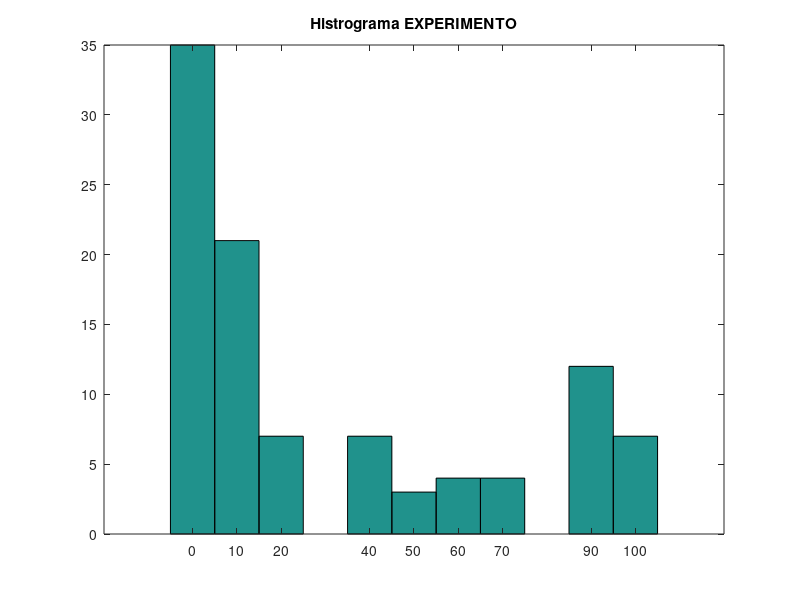
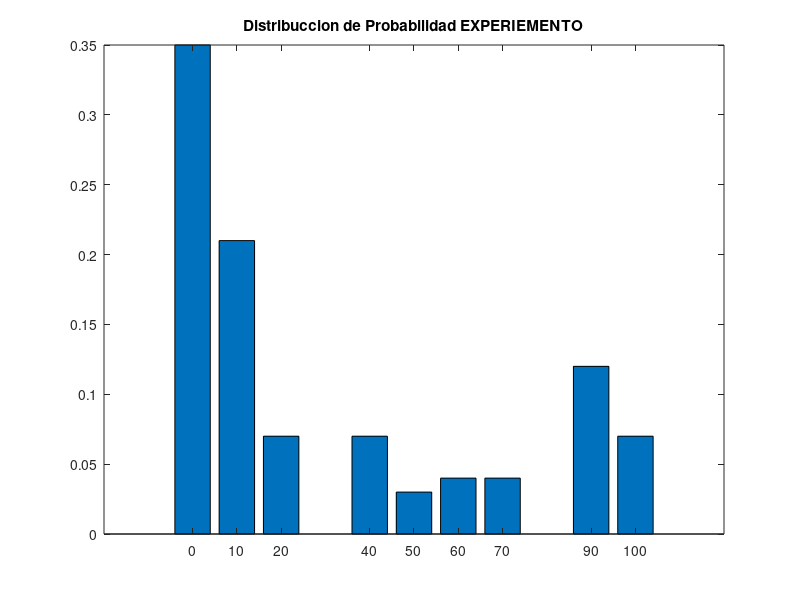
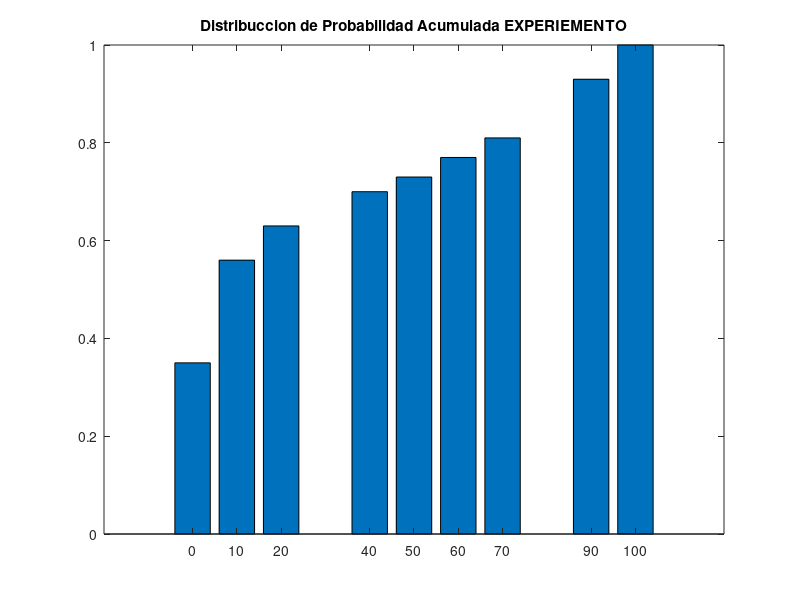
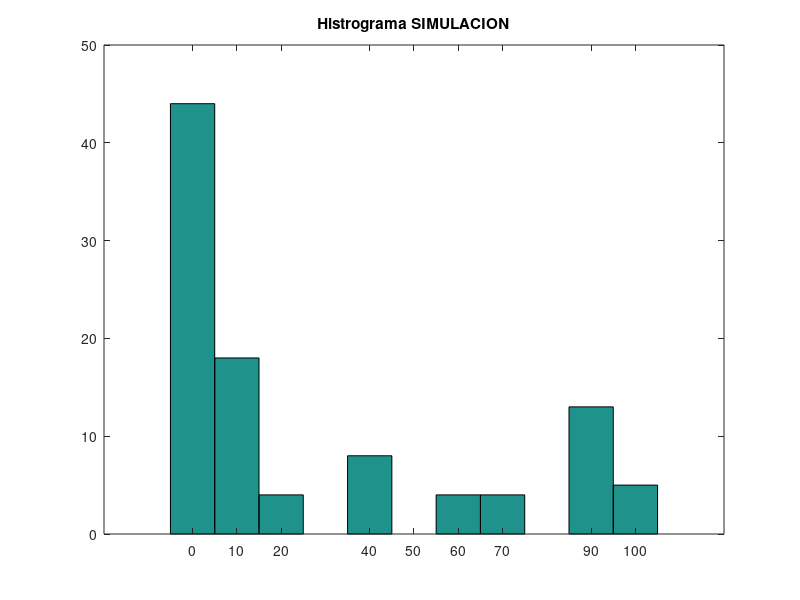

The MATLAB source for these figures, in order:
%Limpieza Inicial de Workspace y la command Windows
clear
clc

%Datos Obtenidos experimentalmente en el juego de azar
Datos=[zeros(1,35),10*ones(1,21),20*ones(1,7),40*ones(1,7),50*ones(1,3),60*ones(1,4),70*ones(1,4),90*ones(1,12),100*ones(1,7)]
NumeroLanzamientos=100
%%GRAFICAS EXPERIMENTO

%histograma experimento
figure(1)
hist(Datos,[0,10,20,40,50,60,70,90,100])
title('Histrograma EXPERIMENTO')

%distribuccion de probabilidad experimento
[D1 ValVariableAle]=hist(Datos,[0,10,20,40,50,60,70,90,100])
probabilidad=D1/NumeroLanzamientos
figure(2)
bar(ValVariableAle,probabilidad)
title('Distribuccion de Probabilidad EXPERIEMENTO')

%distribuccion de probabilidad acumulada experimento
PAcumuladaSimulacion=cumsum(probabilidad)
figure(3)
bar(ValVariableAle,PAcumuladaSimulacion)
title('Distribuccion de Probabilidad Acumulada EXPERIEMENTO')



%%Simulacion
Nlanzamientos=100;
for i=1:Nlanzamientos
    Aletorio=rand()
    if Aletorio<PAcumuladaSimulacion(1) VectorLanzamientos(i)=0
    elseif Aletorio<PAcumuladaSimulacion(2) VectorLanzamientos(i)=10
    elseif Aletorio<PAcumuladaSimulacion(3) VectorLanzamientos(i)=20
    elseif Aletorio<PAcumuladaSimulacion(4) VectorLanzamientos(i)=40
    elseif Aletorio<PAcumuladaSimulacion(5) VectorLanzamientos(i)=50
    elseif Aletorio<PAcumuladaSimulacion(6) VectorLanzamientos(i)=60
    elseif Aletorio<PAcumuladaSimulacion(7) VectorLanzamientos(i)=70
    elseif Aletorio<PAcumuladaSimulacion(8) VectorLanzamientos(i)=90
    else VectorLanzamientos(i)=100
    end
end
%Figuras sobre las simulacion

%histograma simulacion
figure(4)
hist(VectorLanzamientos,ValVariableAle)
title('Histrograma SIMULACION')

%distribuccion de probabilidad simulacion
figure(5)
[D2 ValVariableAle]=hist(VectorLanzamientos,[0,10,20,40,50,60,70,90,100])
PSimulacion=D2/Nlanzamientos
bar(ValVariableAle, PSimulacion)
title('Distribuccion de Probabilidad SIMULACION')

%distribuccion de probabilidad acumulada simulacion
PAcumuladaSimulacion=cumsum(probabilidad)
figure(6)
bar(ValVariableAle,PAcumuladaSimulacion)
title('Distribuccion de Probabilidad Acumulada SIMULACION')


%Calculo de media y varianza para el EXPERIMENTO Y LA SIMULACION
mediaEXP=mean(Datos)
mediaSIMU=mean(VectorLanzamientos)
pErrorMedia=abs(((mediaSIMU-mediaEXP)/mediaEXP)*100)
Salida1=['Media Experimento= ',num2str(mediaEXP),'             Media Simulacion= ',num2str(mediaSIMU),'             %Error= ',num2str(pErrorMedia),'%']

varianzaEXP=var(Datos)
varianzaSIMU=var(VectorLanzamientos)
pErrorVarianza=abs(((varianzaSIMU-varianzaEXP)/varianzaEXP)*100)
Salida2=['Varianza Experimento= ',num2str(varianzaEXP),'     Varianza Simulacion= ',num2str(varianzaSIMU),'     %Error= ',num2str(pErrorVarianza),'%']

disp(Salida1)
disp(Salida2)
